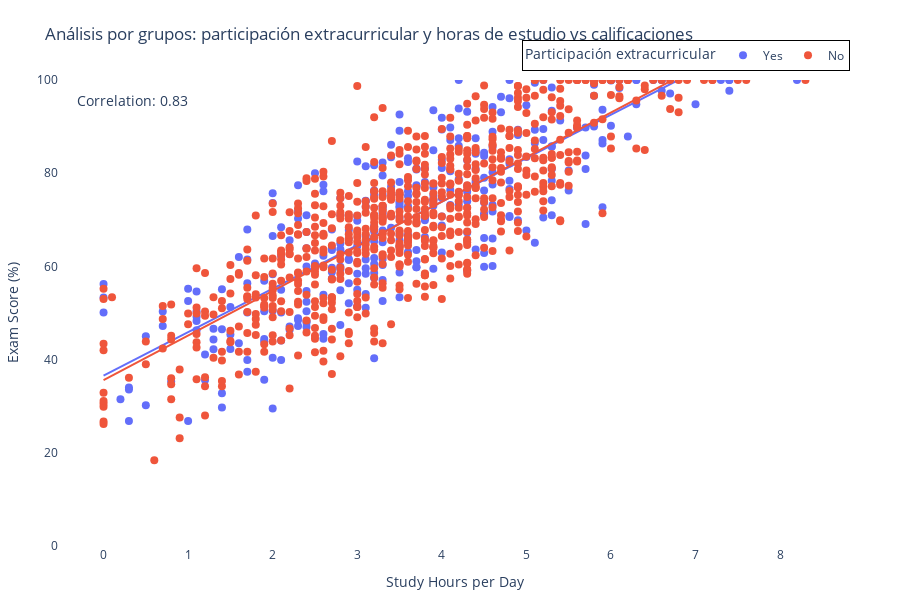

The cell this chart's notebook holds for it:
### Markdown cell above
### Análisis por grupos: participación extracurricular y horas de estudio vs calificaciones

### Code cell
# Create an interactive scatter plot
# Create the scatter plot
fig = px.scatter(df,
                 x='study_hours_per_day',
                 y='exam_score',
                 color='extracurricular_participation',
                 hover_data=['student_id', 'age', 'gender', 'mental_health_rating'],
                 title='Análisis por grupos: participación extracurricular y horas de estudio vs calificaciones',
                 labels={
                     'study_hours_per_day': 'Study Hours per Day',
                     'exam_score': 'Exam Score (%)',
                     'extracurricular_participation': 'Extracurricular Participation'
                 },
                 height=600,
                 width=900,
                 trendline="ols"
                )
 
# Calculate correlation
correlation = df['study_hours_per_day'].corr(df['exam_score'])
correlation_text = f'Correlation: {correlation:.2f}'
 
# Update layout for better visibility
fig.update_layout(
    plot_bgcolor='white',
    legend=dict(
        bgcolor='rgba(255,255,255,0.8)',
        bordercolor='black',
        borderwidth=1,
        title=dict(text="Participación extracurricular"),
        orientation="h",
        yanchor="bottom",
        y=1.02,
        xanchor="right",
        x=1
    ),
    annotations=[
        dict(
            x=0.02,
            y=0.98,
            xref="paper",
            yref="paper",
            text=correlation_text,
            showarrow=False,
            font=dict(size=14)
        )
    ],
    font=dict(size=12),
    yaxis_range=[0, 100],
    margin=dict(l=50, r=50, t=80, b=50)
)
 
# Update hover tooltips with percentage format
fig.update_traces(
    marker=dict(size=8),
    hovertemplate="<br>".join([
        "Study Hours: %{x:.1f}",
        "Exam Score: %{y:.1f}%",
        "Education Level: %{color}",
        "<extra></extra>"
    ])
)
 
fig.show()

### Figure 1 — Plotly figure (JSON) as saved in the notebook; plotly's stock layout.template omitted (floating-point values rounded to 4 significant figures; data arrays with more than 128 entries replaced by an {"elided": "..."} marker saying what was removed)
{"data": [{"customdata": {"elided": "318x4 mixed values"}, "hovertemplate": "Study Hours: %{x:.1f}<br>Exam Score: %{y:.1f}%<br>Education Level: %{color}<br><extra></extra>", "legendgroup": "Yes", "marker": {"color": "#636efa", "size": 8, "symbol": "circle"}, "mode": "markers", "name": "Yes", "orientation": "v", "showlegend": true, "type": "scatter", "x": {"elided": "318 float values"}, "xaxis": "x", "y": {"elided": "318 float values"}, "yaxis": "y"}, {"hovertemplate": "Study Hours: %{x:.1f}<br>Exam Score: %{y:.1f}%<br>Education Level: %{color}<br><extra></extra>", "legendgroup": "Yes", "marker": {"color": "#636efa", "size": 8, "symbol": "circle"}, "mode": "lines", "name": "Yes", "showlegend": false, "type": "scatter", "x": {"elided": "318 float values"}, "xaxis": "x", "y": {"elided": "318 float values"}, "yaxis": "y"}, {"customdata": {"elided": "682x4 mixed values"}, "hovertemplate": "Study Hours: %{x:.1f}<br>Exam Score: %{y:.1f}%<br>Education Level: %{color}<br><extra></extra>", "legendgroup": "No", "marker": {"color": "#EF553B", "size": 8, "symbol": "circle"}, "mode": "markers", "name": "No", "orientation": "v", "showlegend": true, "type": "scatter", "x": {"elided": "682 float values"}, "xaxis": "x", "y": {"elided": "682 float values"}, "yaxis": "y"}, {"hovertemplate": "Study Hours: %{x:.1f}<br>Exam Score: %{y:.1f}%<br>Education Level: %{color}<br><extra></extra>", "legendgroup": "No", "marker": {"color": "#EF553B", "size": 8, "symbol": "circle"}, "mode": "lines", "name": "No", "showlegend": false, "type": "scatter", "x": {"elided": "682 float values"}, "xaxis": "x", "y": {"elided": "682 float values"}, "yaxis": "y"}], "layout": {"annotations": [{"font": {"size": 14}, "showarrow": false, "text": "Correlation: 0.83", "x": 0.02, "xref": "paper", "y": 0.98, "yref": "paper"}], "font": {"size": 12}, "height": 600, "legend": {"bgcolor": "rgba(255,255,255,0.8)", "bordercolor": "black", "borderwidth": 1, "orientation": "h", "title": {"text": "Participación extracurricular"}, "tracegroupgap": 0, "x": 1, "xanchor": "right", "y": 1.02, "yanchor": "bottom"}, "margin": {"b": 50, "l": 50, "r": 50, "t": 80}, "plot_bgcolor": "white", "title": {"text": "Análisis por grupos: participación extracurricular y horas de estudio vs calificaciones"}, "width": 900, "xaxis": {"anchor": "y", "domain": [0, 1], "title": {"text": "Study Hours per Day"}}, "yaxis": {"anchor": "x", "domain": [0, 1], "range": [0, 100], "title": {"text": "Exam Score (%)"}}}}
